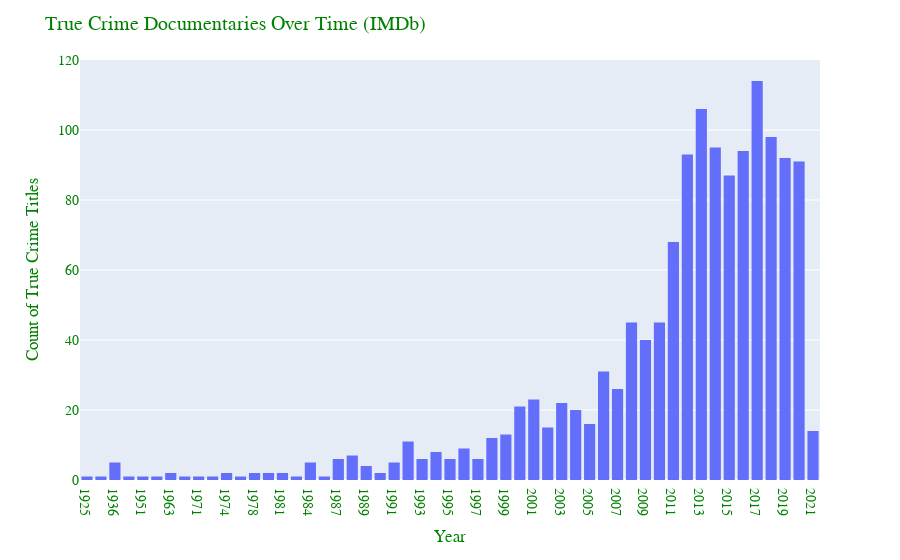

Notebook code for this chart:
### Markdown cell above
### __Has there been a change in volume of True Crime documentaries over time?__

Create a time series chart from the media_titles dataframe, with the x axis being years and the y being the count of titles.  Each year should have a single bar representing the count of True Crime titles.

_Assumptions:_
  * IMDB is _comprehensive_, meaning it has all the titles we need to truly get a count of titles for True Crime media.  We have already cleaned the data and dropped many titles, so we can only use this data to approximately _compare the years_ to each other.

### Code cell
media_titles.sort_values(by='startYear', inplace=True)
true_crime_titles = media_titles[media_titles.isTrueCrime]
fig = px.histogram(true_crime_titles, x='startYear')

fig.update_layout(
    title="True Crime Documentaries Over Time (IMDb)",
    xaxis_title="Year",
    yaxis_title="Count of True Crime Titles",
    font=dict(
        family="Times New Roman",
        size=14,
        color="Green"
    )
)

### Figure 1 — Plotly figure (JSON) as saved in the notebook; plotly's stock layout.template omitted (floating-point values rounded to 4 significant figures; data arrays with more than 128 entries replaced by an {"elided": "..."} marker saying what was removed)
{"data": [{"alignmentgroup": "True", "bingroup": "x", "hovertemplate": "startYear=%{x}<br>count=%{y}<extra></extra>", "legendgroup": "", "marker": {"color": "#636efa"}, "name": "", "offsetgroup": "", "orientation": "v", "showlegend": false, "type": "histogram", "x": {"elided": "1382 str values"}, "xaxis": "x", "yaxis": "y"}], "layout": {"barmode": "relative", "font": {"color": "Green", "family": "Times New Roman", "size": 14}, "legend": {"tracegroupgap": 0}, "margin": {"t": 60}, "title": {"text": "True Crime Documentaries Over Time (IMDb)"}, "xaxis": {"anchor": "y", "domain": [0, 1], "title": {"text": "Year"}}, "yaxis": {"anchor": "x", "domain": [0, 1], "title": {"text": "Count of True Crime Titles"}}}}
